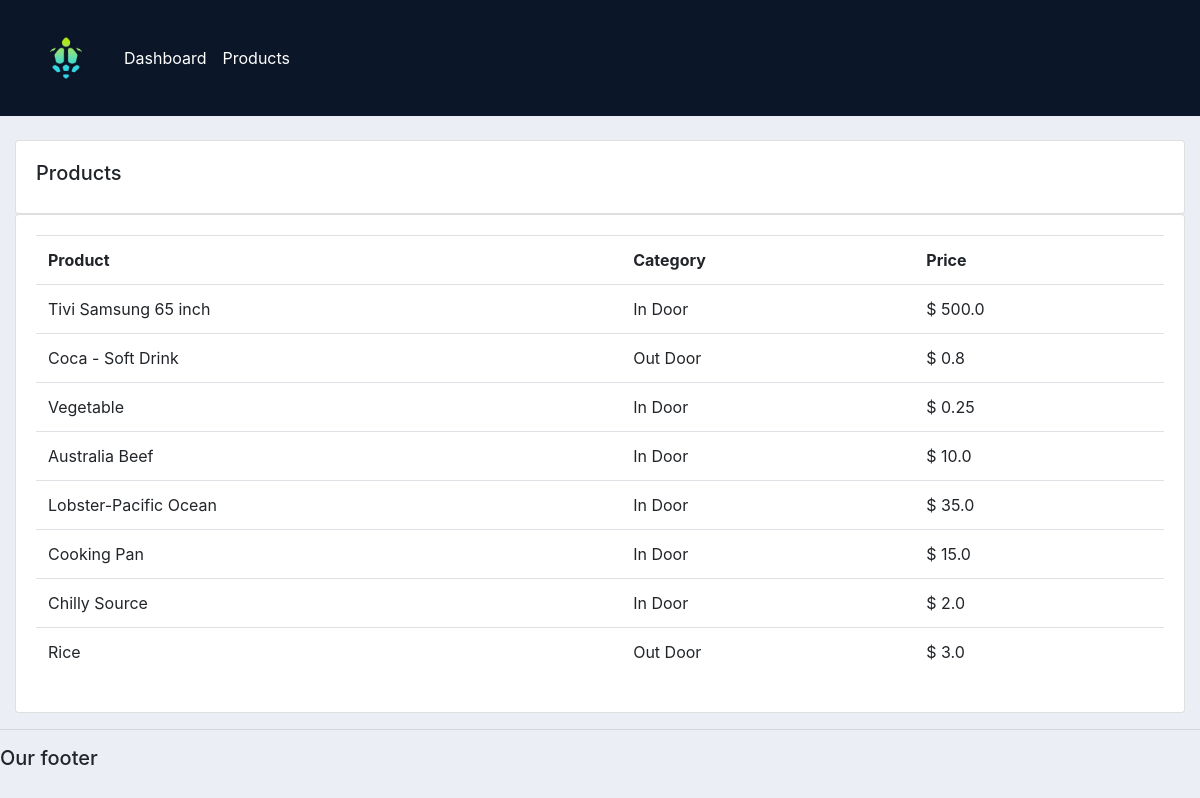
Screenshot of /products/ with the database file from the repository.
### accounts/models.py (models this page shows, shortened)
class Product(models.Model):
    CATEGORY = (
        ('In Door', 'In Door'),
        ('Out Door',' Out Door'),
        )
    name = models.CharField(max_length=200, null=True)
    price = models.FloatField(null=True)
    category = models.CharField(max_length=200, null=True, choices=CATEGORY)
    description = models.CharField(max_length=200, null=True)
    date_created = models.DateTimeField(auto_now_add=True, null=True)
    tags = models.ManyToManyField(Tag)

### accounts/views.py (the view)
# urls.py: path('products/',views.products, name='products'),
def products(request):
    products = Product.objects.all()
    context = {'products':products }
    return render(request, 'accounts/products.html', context)

### accounts/templates/accounts/products.html (shortened to what this page needs)
{%  extends 'accounts/main.html' %}
{% block content %}
		<br>
		<div class="row">
			<div class="col-md">
				<div class="card card-body">
					<h5>Products</h5>
				</div>
				<div class="card card-body">
					<table class="table">
						<tr>
							<th>Product</th>
							<th>Category</th>
							<th>Price</th>
						</tr>
						{% for product in products %}
						<tr>
							<td>{{product.name}}</td>
							<td>{{product.category}}</td>
							<td>$ {{product.price}} </td>
						</tr>
						{% endfor %}
					</table>
				</div>
			</div>
		</div>
{% endblock content %}

### accounts/templates/accounts/main.html (shortened to what this page needs)
{% load static %}
<!DOCTYPE html>
<html>
<head>
	<link rel="stylesheet" href="https://stackpath.bootstrapcdn.com/bootstrap/4.3.1/css/bootstrap.min.css">
    <link rel="stylesheet" type="text/css" href="{% static '/css/main.css' %}">
</head>
<body>
	{%  include 'accounts/navbar.html' %}
	<div class="container-fluid">
	{% block content %}
	{% endblock %}
    </div>
	<hr>
	<h5>Our footer</h5>
</body>
</html>

### accounts/templates/accounts/navbar.html (shortened to what this page needs)
{% load static %}
<nav class="navbar navbar-expand-lg" style = "background:#0B1628">
  <img src="{% static 'images/logo.jpg' %}" style= "width:100px; height: 100px" alt = "logo">
   <div class="collapse navbar-collapse" id="navbarNav">
     <ul class="navbar-nav">
       <li class="nav-item active">
         <a class="nav-link" href="{% url 'home' %}">Dashboard</a>
       </li>
       <li class="nav-item">
         <a class="nav-link" href="{% url 'products' %}">Products</a>
       </li>
     </ul>
   </div>
 </nav>

### static/css/main.css (style rules this page uses)
body { background-color: #ebeff5; }
.nav-link { color: #fff; }

### rows the page displays
Product: name "Tivi Samsung 65 inch", category "In Door", price "500.0"
Product: name "Coca - Soft Drink", category "Out Door", price "0.8"
Product: name "Vegetable", category "In Door", price "0.25"
Product: name "Australia Beef", category "In Door", price "10.0"
Product: name "Lobster-Pacific Ocean", category "In Door", price "35.0"
Product: name "Cooking Pan", category "In Door", price "15.0"
Product: name "Chilly Source", category "In Door", price "2.0"
Product: name "Rice", category "Out Door", price "3.0"
